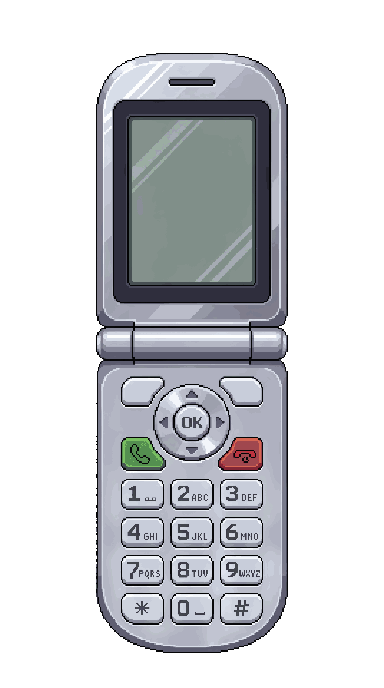
#> input picture tools/phone-art/src/flip_body.png, 384 x 688 px
$ python build.py
#> lines starting #> are read from the running program, lines starting #| are printed output that depends on the picture
"""Turn the phone's PixelLab sources into game-ready art (scenes/PhoneScene.js).

    python3 tools/phone-art/build.py

Sources in tools/phone-art/src/ (all 1 px per art pixel):
    flip_body.png          create_ui_asset output, 384×688 with the phone in the middle
    smart_body.png         the same for the smartphone
    wallpaper.png          the smartphone wallpaper, 218×540
    icon_<model>_<app>.png 16×16 (flip) or 32×32 (smart) app icons

Writes assets/phone/, scaled with nearest-neighbor: the body and wallpaper at
2× (the walkers' density, CLAUDE.md §8.4), flip icons at 3× (the LCD's
lettering grid) and smart icons at 2×. The flip body is cropped to the phone,
and the glare streaks on its glass are lifted into flip_glare.png so the game
can draw them over the LCD's contents. The smartphone's wallpaper is laid into
its glass (everything inside the black bezel line except the camera pill), so
smart_body.png is one image with the screen already lit.
"""

import glob
import os

from PIL import Image

ROOT = os.path.abspath(os.path.join(os.path.dirname(__file__), '..', '..'))
SRC = os.path.join(ROOT, 'tools', 'phone-art', 'src')
OUT = os.path.join(ROOT, 'assets', 'phone')

# Where the glass is on flip_body.png (source px), measured from the art.
GLASS = (129, 117, 254, 284)  # inclusive x0, y0, x1, y1
# On smart_body.png: a point inside the glass, and the bezel line around it
# (and around the camera pill) that the wallpaper fills up to.
SMART_GLASS_SEED = (192, 344)
SMART_BEZEL = (16, 12, 28)


def up(im, k):
    return im.resize((im.width * k, im.height * k), Image.NEAREST)


def flood(im, seed, wall):
    """The pixels reachable from `seed` without crossing `wall`-colored or clear ones."""
    seen, stack = set(), [seed]
    while stack:
        x, y = stack.pop()
        if (x, y) in seen or not (0 <= x < im.width and 0 <= y < im.height):
            continue
        p = im.getpixel((x, y))
        if p[3] == 0 or p[:3] == wall:
            continue
        seen.add((x, y))
        stack += [(x + 1, y), (x - 1, y), (x, y + 1), (x, y - 1)]
    return seen


def main():
    os.makedirs(OUT, exist_ok=True)

    body = Image.open(os.path.join(SRC, 'flip_body.png')).convert('RGBA')
#> body is the input picture: PIL image 384x688 RGBA; mean R, G, B, A 59.8, 61.4, 64.9, 107.3
    box = body.getbbox()
#> box = (96, 53, 288, 653)
    # Glare: the streaks a little lighter than the glass, as white on a transparent
    # layer (the game draws it faintly over the LCD).
    glare = Image.new('RGBA', body.size)
#> glare: PIL image 384x688 RGBA; every value is 0
    gx0, gy0, gx1, gy1 = GLASS
    for y in range(gy0, gy1 + 1):
        for x in range(gx0, gx1 + 1):
            r, g, b, a = body.getpixel((x, y))
            if a and r + g + b >= 460:
                glare.putpixel((x, y), (255, 255, 255, 255))
    up(body.crop(box), 2).save(os.path.join(OUT, 'flip_body.png'), optimize=True)
#> in up, `return im.resize((im.width * k, im.height * k), Image.NEAREST)`:
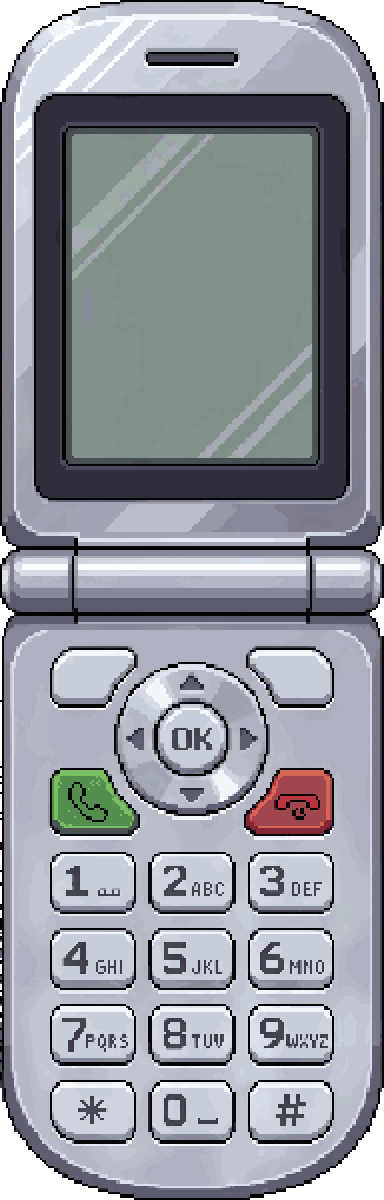
#> returned value: PIL image 384x1200 RGBA; mean R, G, B, A 137.1, 140.7, 148.8, 246; transparent parts drawn white
    up(glare.crop(box), 2).save(os.path.join(OUT, 'flip_glare.png'), optimize=True)
    print('flip body', box, '-> glass at', ((gx0 - box[0]) * 2, (gy0 - box[1]) * 2, (gx1 - gx0 + 1) * 2, (gy1 - gy0 + 1) * 2))
#| flip body (96, 53, 288, 653) -> glass at (66, 128, 252, 336)

    smart = Image.open(os.path.join(SRC, 'smart_body.png')).convert('RGBA')
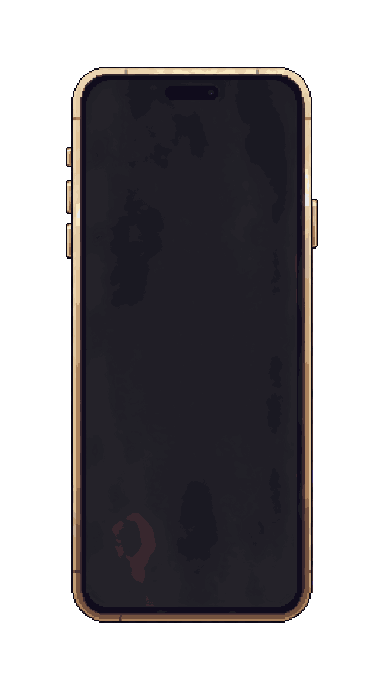
#> input picture tools/phone-art/src/smart_body.png, 384 x 688 px
#> smart is the input picture: PIL image 384x688 RGBA; mean R, G, B, A 22.4, 20.1, 22.7, 129.3
    glass = flood(smart, SMART_GLASS_SEED, SMART_BEZEL)
#> the loop in flood, `while stack:` made 440069 passes
#> p on passes 1 to 3: (32, 30, 38, 255), (32, 30, 38, 255), (32, 30, 38, 255)
#> after the loop in flood, `while stack:`: seen = 110017 items; stack = []
#> glass = 110017 items
    xs = [x for x, _ in glass]
#> xs = 110017 items
    ys = [y for _, y in glass]
#> ys = 110017 items
    gx0, gy0, gx1, gy1 = min(xs), min(ys), max(xs), max(ys)
#> gx0 = 86; gy0 = 80; gx1 = 296; gy1 = 606
    wall = Image.open(os.path.join(SRC, 'wallpaper.png')).convert('RGBA')
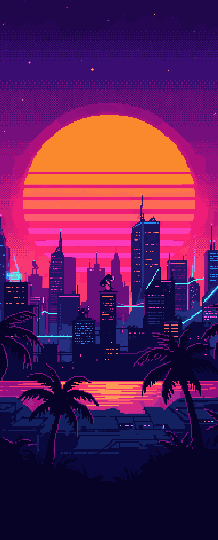
#> input picture tools/phone-art/src/wallpaper.png, 218 x 540 px
#> wall is the input picture: PIL image 218x540 RGBA; mean R, G, B, A 91.7, 29.7, 85.2, 255
    ox = gx0 - (wall.width - (gx1 - gx0 + 1)) // 2  # center the wallpaper on the glass
#> ox = 83
    oy = gy0 - (wall.height - (gy1 - gy0 + 1)) // 2
#> oy = 74
    for x, y in glass:
        smart.putpixel((x, y), wall.getpixel((x - ox, y - oy)))
#> this loop made 110017 passes
#> (x, y) on passes 1 to 3: (132, 268), (244, 509), (192, 319)
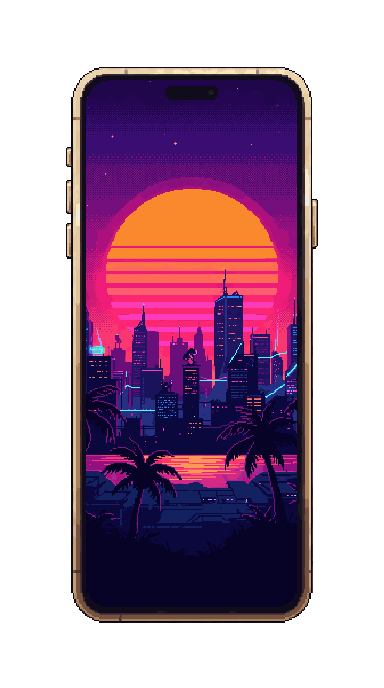
#> smart: PIL image 384x688 RGBA; mean R, G, B, A 48.5, 20.3, 42.5, 129.3; transparent parts drawn white
    box = smart.getbbox()
#> box = (66, 67, 318, 623)
    up(smart.crop(box), 2).save(os.path.join(OUT, 'smart_body.png'), optimize=True)
#> call 3 of up, with k = 2
#> in up (call 3), `return im.resize((im.width * k, im.height * k), Image.NEAREST)`:
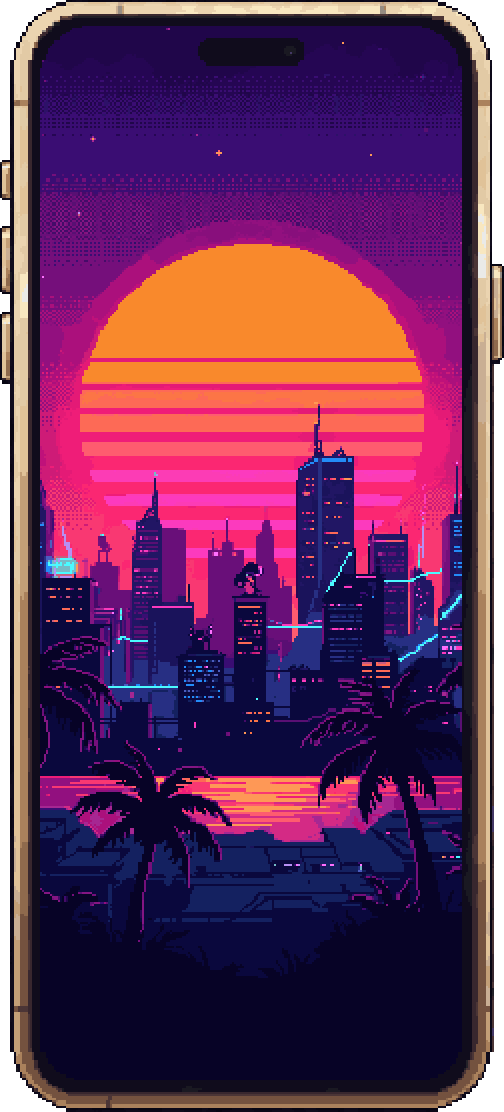
#> returned value: PIL image 504x1112 RGBA; mean R, G, B, A 91.5, 38.3, 80.2, 243.8; transparent parts drawn white
    print('smart body', box, '-> screen at', ((gx0 - box[0]) * 2, (gy0 - box[1]) * 2, (gx1 - gx0 + 1) * 2, (gy1 - gy0 + 1) * 2))
#| smart body (66, 67, 318, 623) -> screen at (40, 26, 422, 1054)

    for path in sorted(glob.glob(os.path.join(SRC, 'icon_*.png'))):
        name = os.path.basename(path)
        model = name.split('_')[1]
        im = Image.open(path).convert('RGBA')
        up(im, 3 if model == 'flip' else 2).save(os.path.join(OUT, name), optimize=True)
    print('wrote', sorted(os.listdir(OUT)))


if __name__ == '__main__':
    main()
